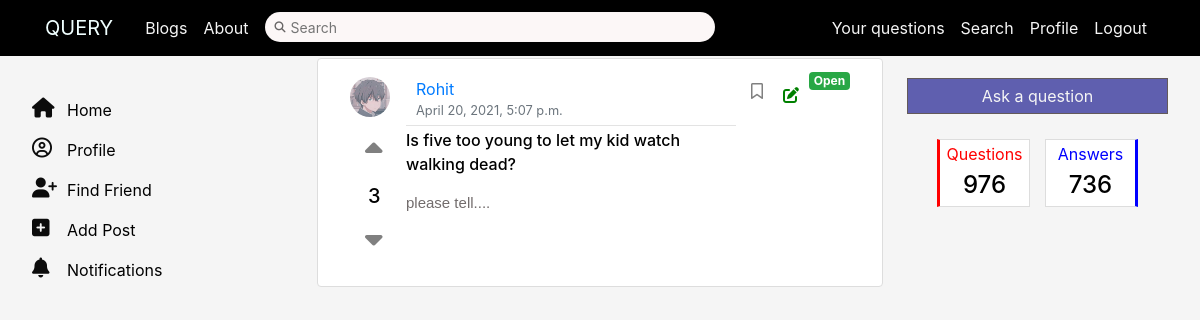
The page /Query/your-list/ (signed in) on the database as committed earlier.
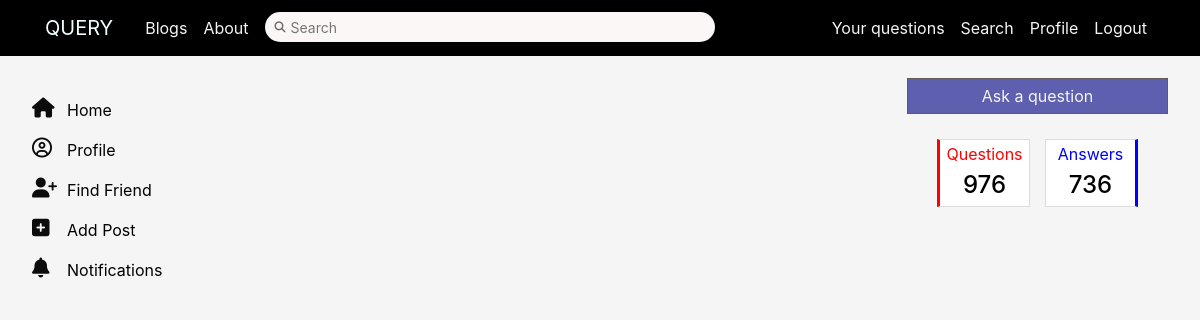
The same page on the database as committed later.
### quesans/models.py (models this page shows, shortened)
class Question(models.Model):
    title = models.CharField(max_length=100)
    desc = HTMLField('desc')
    author=models.ForeignKey(User,on_delete=models.CASCADE,default=None)
    created_on = models.DateTimeField(auto_now=True)
    qupvote = models.ManyToManyField(User,related_name = 'q_upvote')
    qdownvote = models.ManyToManyField(User,related_name = 'q_downvote')
    bookmarked = models.ManyToManyField(User,related_name = 'bookmarked')
    answered = models.BooleanField(default=False)
    slug=models.SlugField()
    def snippet(self):
        return self.desc[:25]+"...<p>"

### users/models.py (models this page shows, shortened)
class Profile(models.Model):
    user = models.OneToOneField(User, on_delete=models.CASCADE)
    image = models.ImageField(default='default.jpg', upload_to='profile_pics')
    bio = models.TextField(default="No Bio")
    room = models.IntegerField(default=43)
    block = models.CharField(default="B2", max_length=100)
    programme = models.CharField(default='B.Tech', max_length=15)
    branch = models.CharField(default='CSE', max_length=15)
    face = models.ImageField(blank=True, upload_to='faces')
    face_encode = encrypt(models.TextField(blank=True))
    two_factor = models.BooleanField(default=False)
    following = models.ManyToManyField(
        User, related_name='following')
    follow_request = models.ManyToManyField(
        User, related_name='requests')
    dob = models.DateField(blank=True, null=True)

### quesans/views.py (the view)
# urls.py: path('your-list/',views.YourQuestionListView.as_view(),name='qlist'),
class YourQuestionListView(LoginRequiredMixin, ListView):
    model = Question
    template_name = 'quesans/qlist.html'
    context_object_name = 'questions'
    ordering = ['answered','-created_on']
    def get_queryset(self):
        questions = Question.objects.all().filter(author=self.request.user)
        return questions
    def get_context_data(self, **kwargs):
        context = super().get_context_data(**kwargs)
        try:
            uplst = []
            downlst = []
            booklst = []
            for question in Question.objects.all().filter(author=self.request.user):
                if question.qupvote.filter(id=self.request.user.id).exists():
                    uplst.append(question)
                if question.qdownvote.filter(id=self.request.user.id).exists():
                    downlst.append(question)
                if question.bookmarked.filter(id=self.request.user.id).exists():
                    booklst.append(question)
            context['uplst'] = uplst
            context['downlst'] = downlst
            context['downlst'] = downlst
            return context
        except:
            return None

### quesans/templates/quesans/qlist.html (shortened to what this page needs)
{% extends 'quesans/base_layout.html' %}
{% load mathfilters %}
{% block content %}
    {% for question in questions %}
    <article class="media content-section">
        <div class="ques-vote" style="display: flex; flex-direction: column;">
            <img class="rounded-circle article-img" src="{{question.author.profile.image.url }}" width='50' height='50' >
            <form action="{% url 'quesans:ques-voteup' %}" method="POST" style="display: inline-block;" class="upvote-form" id="{{ question.id }}">
                <button type="submit" class="btn mt-1 upvote-btn{{ question.id }}" name="question_id" value="{{ question.id }}" style="background-color: transparent;">
                {% if question in uplst %}
                <i class="fas fa-caret-up upvoted" style="font-size: 28px; margin-left: 5px; margin-top: 10px;color:black"></i>
                {% else %}
                <i class="fas fa-caret-up upvote" style="font-size: 28px; margin-left: 5px; margin-top: 10px;color:grey"></i>
                {% endif %}
                </button>
            </form>
            <h5 class="vote-count{{question.id}}" style="margin-left: 18px;">{{question.qupvote.count|sub:question.qdownvote.count}}</h5>
            <form class="downvote-form" action="{% url 'quesans:ques-votedown' %}" method="POST" style="display: inline-block;" id="{{question.id}}">
                <button type="submit" class="btn mt-1 downvote-btn{{question.id}}" name="question_id" value="{{ question.id }}" style="background-color: transparent;">
                {% if question in downlst %}
                <i class="fas fa-caret-down downvoted" style="font-size: 28px; margin-left: 5px;color:black"></i>
                {% else %}
                <i class="fas fa-caret-down downvote" style="font-size: 28px; margin-left: 5px;color:grey"></i>
                {% endif %}
                </button>
            </form>
        </div>
        <div class="media-body">
        <div class="article-metadata">
            <a class="mr-2" href="{% url 'profile-page' question.author.id %}">{{question.author}}</a>
            <small class="text-muted">{{question.created_on}}</small>
        </div>
        <p><a class="article-title" href="{% url 'quesans:qthread' question.slug %}">{{ question.title }}</a></p>
        <p class="question-description">{{ question.snippet|safe }}</p>
        </div>
        <form class="bookmark-form" action="{% url 'quesans:ques-bookmark' question.slug %}" method="POST" style="display: inline-block;" id="{{question.id}}">
            <button type="submit" class="btn mt-1 bookmark-btn{{question.id}}" name="question_id" value="{{ question.id }}" style="background-color: transparent;">
            {% if question in booklst %}
            <i class="fas fa-bookmark bookmarked" style="font-size: 16px; margin-left: 5px;color:black"></i>
            {% else %}
            <i class="far fa-bookmark bookmark" style="font-size: 16px; margin-left: 5px;color:grey"></i>
            {% endif %}
            </button>
        </form>
        <a href="{% url 'quesans:qupdate' question.pk %}" class='btn' role='button' style="background-color: transparent;"><i class='fas fa-edit' style='font-size:16px;color:green'></i></a>
        {% if question.answered %}
        <span class="badge badge-danger">Closed</span>
        {% else %}
        <span class="badge badge-success">Open</span>
        {% endif %}
    </article>
    {% endfor %}
{% endblock %}

Rows that differ between the two databases and show on the page:
removed Question: author.profile.image (picture), qupvote.count|sub "3", author "Rohit", created_on "April 20, 2021, 5:07 p.m.", title "Is five too young to let my kid watch walking dead?", snippet "please tell....", answered "Open"
